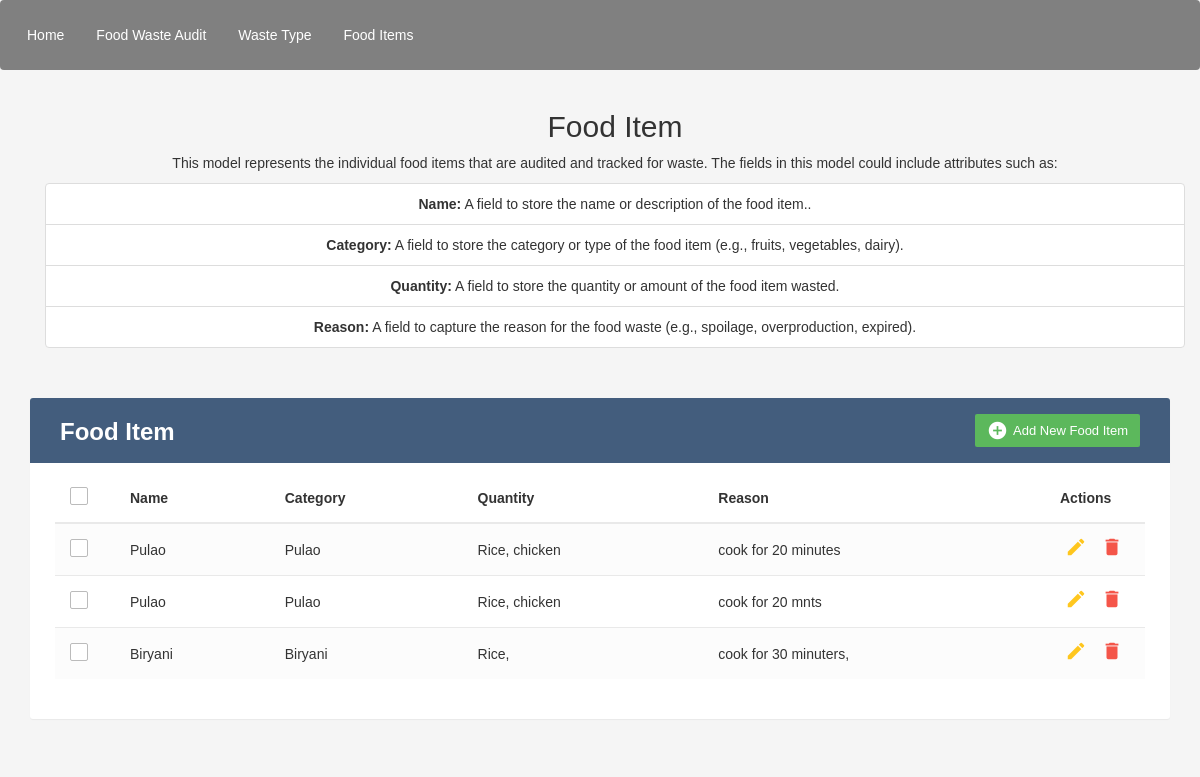
/food_item/, run on an earlier commit of the app's database.
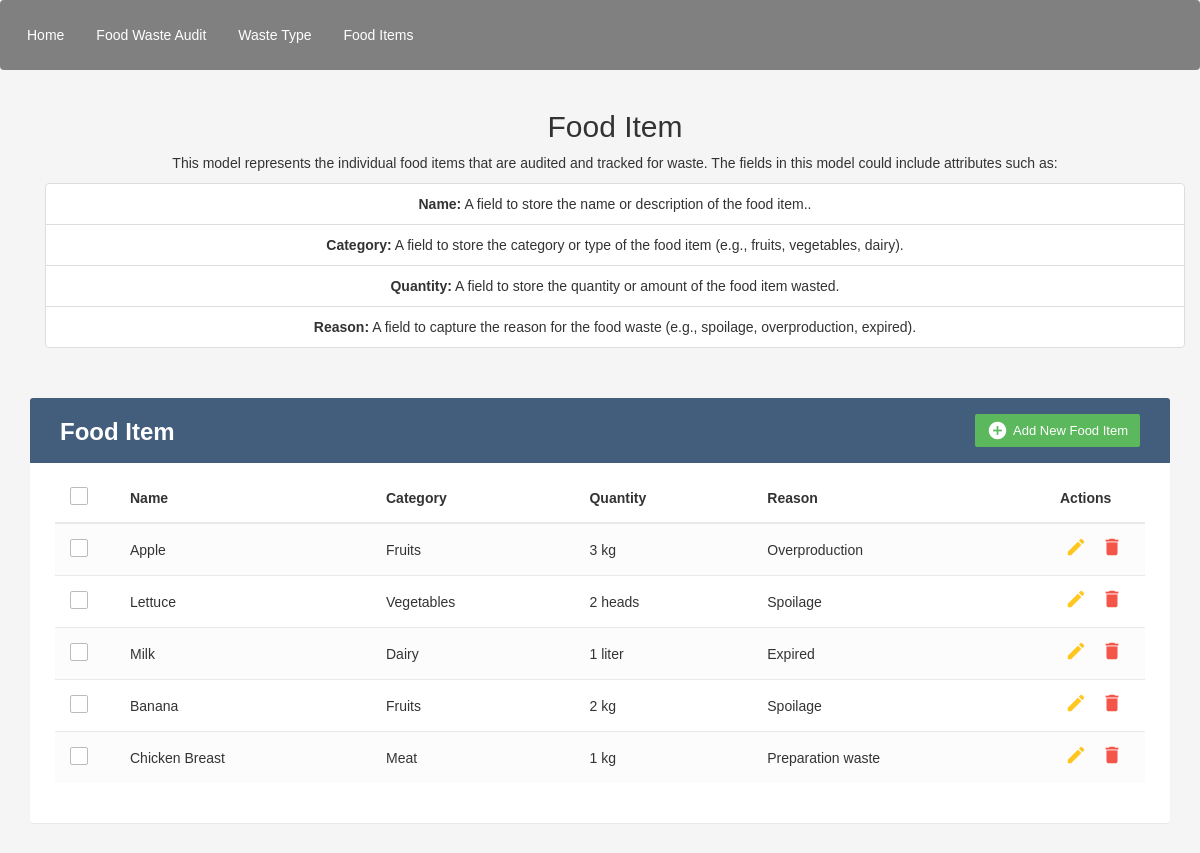
And on a later commit of the database.
### myapp/models.py (models this page shows, shortened)
class Food_Items(models.Model):
    name = models.CharField(max_length=200)
    description = models.TextField()
    ingredients = models.TextField()
    instructions = models.TextField()

### myapp/views.py (the view)
# urls.py: path('food_item/', views.food_item, name='food_item'),
def food_item(request):
    re = Food_Items.objects.all()
    context = {
        're' : re,
    }
    return render(request, 'food_item.html', context)

### myapp/templates/food_item.html (shortened to what this page needs)
<!DOCTYPE html>
<html lang="en">
<head>
<link rel="stylesheet" href="https://maxcdn.bootstrapcdn.com/font-awesome/4.7.0/css/font-awesome.min.css">
<link rel="stylesheet" href="https://maxcdn.bootstrapcdn.com/bootstrap/3.3.7/css/bootstrap.min.css">
  <body>
    <nav class="navbar">
        <div class="navbar-left">
			<a href="{% url 'home' %}">Home</a>
			<a href="{% url 'Food_waste' %}">Food Waste Audit</a>
			<a href="{% url 'waste_type' %}">Waste Type</a>
			<a href="{% url 'food_item' %}">Food Items</a>
        </div>
    </nav>
    <div class="container">
		  <div class="container text-center">
			<h2>Food Item</h2>
			<div class="card p-3">
			  <p>
				This model represents the individual food items that are audited and tracked for waste. The fields in this model could include attributes such as:
			  </p>
			  <ul class="list-group list-group-flush">
				<li class="list-group-item">
				  <strong>Name:</strong>
				  <span>A field to store the name or description of the food item..</span>
				</li>
				<li class="list-group-item">
				  <strong>Category:</strong>
				  <span>A field to store the category or type of the food item (e.g., fruits, vegetables, dairy).</span>
				</li>
				<li class="list-group-item">
				  <strong>Quantity:</strong>
				  <span>A field to store the quantity or amount of the food item wasted.</span>
				</li>
				<li class="list-group-item">
				  <strong>Reason:</strong>
				  <span>A field to capture the reason for the food waste (e.g., spoilage, overproduction, expired).</span>
				</li>
			  </ul>
			</div>
		</div>
        <div class="table-wrapper">
            <div class="table-title">
                <div class="row">
                    <div class="col-sm-6">
						<h2><b>Food Item</b></h2>
					</div>
					<div class="col-sm-6">
						<a href="#addRecipeModal" class="btn btn-success" data-toggle="modal"><i class="material-icons">&#xE147;</i> <span>Add New Food Item</span></a>
					</div>
                </div>
            </div>
            <table class="table table-striped table-hover">
                <thead>
                    <tr>
						<th>
							<span class="custom-checkbox">
								<label for="selectAll"></label>
							</span>
						</th>
                        <th>Name</th>
                        <th>Category</th>
						<th>Quantity</th>
                        <th>Reason</th>
                        <th>Actions</th>
                    </tr>
                </thead>
                <tbody>
                  {% for i in re %}
                    <tr>
						<td>
							<span class="custom-checkbox">
								<label for="checkbox1"></label>
							</span>
						</td>
                        <td>{{i.name}}</td>
                        <td>{{i.description}}</td>
						<td>{{i.ingredients}}</td>
                        <td>{{i.instructions}}</td>
                        <td>
                            <a href="#editRecipeModal-{{forloop.counter}}" class="edit" data-toggle="modal"><i class="material-icons" data-toggle="tooltip" title="Edit">&#xE254;</i></a>
                            <a href="#deleteRecipeModal-{{forloop.counter}}" class="delete" data-toggle="modal"><i class="material-icons" data-toggle="tooltip" title="Delete">&#xE872;</i></a>
                        </td>
                    </tr>
                    {% endfor %}
                </tbody>
            </table>
    </div>
</body>
</html>

### myapp/templates/food_item.html (style rules this page uses)
.table-wrapper { background: #fff; padding: 20px 25px; margin: 30px 0; border-radius: 3px; box-shadow: 0 1px 1px rgba(0,0,0,.05); }
.table-title { padding-bottom: 15px; background: #435d7d; color: #fff; padding: 16px 30px; margin: -20px -25px 10px; border-radius: 3px 3px 0 0; }
.table-title h2 { margin: 5px 0 0; font-size: 24px; }
.table-title .btn { color: #fff; float: right; font-size: 13px; border: none; min-width: 50px; border-radius: 2px; border: none; outline: none !important; margin-left: 10px; }
.table-title .btn i { float: left; font-size: 21px; margin-right: 5px; }
.table-title .btn span { float: left; margin-top: 2px; }
table.table tr th, table.table tr td { border-color: #e9e9e9; padding: 12px 15px; vertical-align: middle; }
table.table tr th:first-child { width: 60px; }
table.table tr th:last-child { width: 100px; }
table.table-striped tbody tr:nth-of-type(odd) { background-color: #fcfcfc; }
table.table td:last-child i { opacity: 0.9; font-size: 22px; margin: 0 5px; }
table.table td a { font-weight: bold; color: #566787; display: inline-block; text-decoration: none; outline: none !important; }
table.table td a.edit { color: #FFC107; }
table.table td a.delete { color: #F44336; }
table.table td i { font-size: 19px; }
.custom-checkbox { position: relative; }
.custom-checkbox label:before { width: 18px; height: 18px; }
.custom-checkbox label:before { content: ''; margin-right: 10px; display: inline-block; vertical-align: text-top; background: white; border: 1px solid #bbb; border-radius: 2px; box-sizing: border-box; z-index: 2; }
.navbar { background-color: gray; overflow: hidden; display: flex; justify-content: flex-start; padding: 10px; }
.navbar-left { display: flex; align-items: center; }
.navbar a { color: white; text-align: center; padding: 14px 16px; text-decoration: none; }
body { font-family: Arial, sans-serif; background-color: #f5f5f5; color: #333; animation: fadein 1s ease-in-out; overflow-x: hidden; }

What changed in the data, as far as the page shows it:
removed Food_Items: name "Pulao", description "Pulao", ingredients "Rice, chicken", instructions "cook for 20 minutes"
removed Food_Items: name "Pulao", description "Pulao", ingredients "Rice, chicken", instructions "cook for 20 mnts"
removed Food_Items: name "Biryani", description "Biryani", ingredients "Rice,", instructions "cook for 30 minuters,"
added Food_Items: name "Apple", description "Fruits", ingredients "3 kg", instructions "Overproduction"
added Food_Items: name "Lettuce", description "Vegetables", ingredients "2 heads", instructions "Spoilage"
added Food_Items: name "Milk", description "Dairy", ingredients "1 liter", instructions "Expired"
added Food_Items: name "Banana", description "Fruits", ingredients "2 kg", instructions "Spoilage"
added Food_Items: name "Chicken Breast", description "Meat", ingredients "1 kg", instructions "Preparation waste"
